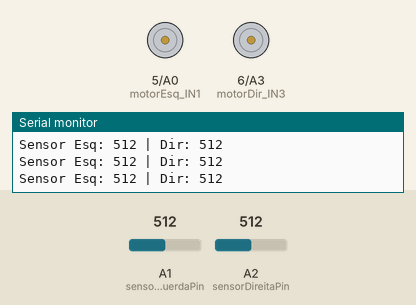
Recording of a sketch running on a simulated Arduino Uno, built with avr-gcc and run on an emulated ATmega328P. Shown: motor-driver pin pairs drawn as motors (green arrow = first pin HIGH = forward, orange = second pin HIGH = backward, longer = more drive), the last lines printed to the serial monitor. The test bench sets the inputs (shaded band); at power-on: A1 (sensorEsquerdaPin) = 512, A2 (sensorDireitaPin) = 512.

Above: at 1.2 s.
1.3 s: A1 (sensorEsquerdaPin) set to 487
At 2.0 s:
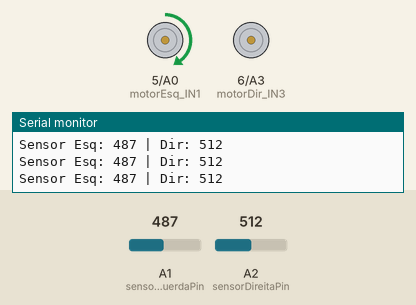
2.8 s: A2 (sensorDireitaPin) set to 487
At 3.5 s:
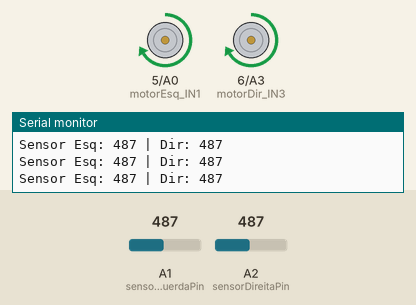
4.3 s: A1 (sensorEsquerdaPin) set to 510
At 5.1 s:
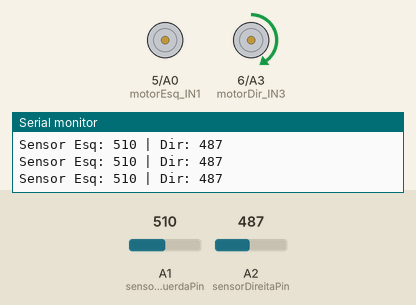
5.8 s: A1 (sensorEsquerdaPin) set to 490
At 6.6 s:
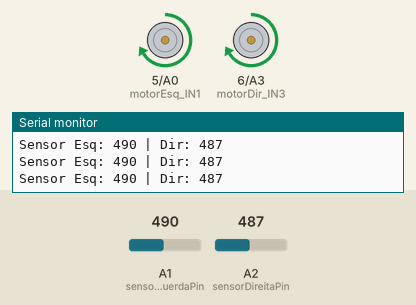
7.3 s: A1 (sensorEsquerdaPin) set to 511
At 8.2 s:
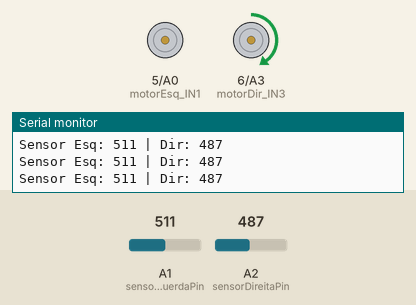
8.8 s: A2 (sensorDireitaPin) set to 110
11.8 s: A2 (sensorDireitaPin) set to 94
Timing chart, 0 to 14.3 s (numbered marks = the images above; inputs shaded):
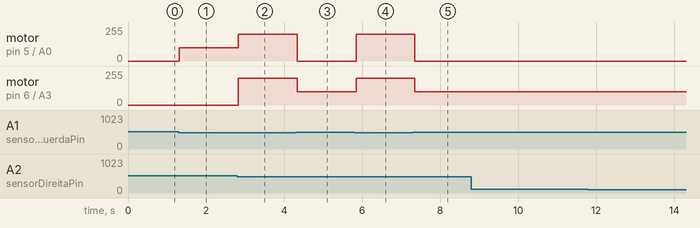

The sketch:

test_motores_linha.ino
```cpp
const int motorEsq_IN1 = 5;
const int motorEsq_IN2 = A0;
const int motorDir_IN3 = 6;
const int motorDir_IN4 = A3;

const int sensorEsquerdaPin = A1;
const int sensorDireitaPin = A2;

void setup() {
  Serial.begin(9600);
  pinMode(motorEsq_IN1, OUTPUT);
  pinMode(motorEsq_IN2, OUTPUT);
  pinMode(motorDir_IN3, OUTPUT);
  pinMode(motorDir_IN4, OUTPUT);
}

void controlarMotor(int pin1, int pin2, int velocidade) {
  analogWrite(pin1, velocidade);
  digitalWrite(pin2, LOW);
}

void loop() {
  // Leitura dos sensores
  int esq = analogRead(sensorEsquerdaPin);
  int dir = analogRead(sensorDireitaPin);

  Serial.print("Sensor Esq: ");
  Serial.print(esq);
  Serial.print(" | Dir: ");
  Serial.println(dir);

  // Controle dos motores baseado nos sensores
  if(esq < 500 && dir < 500) {       // Ambos na linha
    controlarMotor(motorEsq_IN1, motorEsq_IN2, 200);
    controlarMotor(motorDir_IN3, motorDir_IN4, 200);
  }
  else if(esq < 500 && dir >= 500) { // Só esquerda na linha
    controlarMotor(motorEsq_IN1, motorEsq_IN2, 100);
    controlarMotor(motorDir_IN3, motorDir_IN4, 0);
  }
  else if(esq >= 500 && dir < 500) { // Só direita na linha
    controlarMotor(motorEsq_IN1, motorEsq_IN2, 0);
    controlarMotor(motorDir_IN3, motorDir_IN4, 100);
  }
  else {                             // Fora da linha
    analogWrite(motorEsq_IN1, 0);
    analogWrite(motorDir_IN3, 0);
  }

  delay(100);
}
```

Measured:
- the behaviour switches between 500 and 499 on A1 (sensorEsquerdaPin) (found by bisection; images 0 and 1)
- the behaviour switches between 500 and 499 on A2 (sensorDireitaPin) (found by bisection; images 1 and 2)
- after the input at 1.3 s, motor on pin 5 (motorEsq_IN1) / A0 (motorEsq_IN2): stopped → forward 100/255 at once
- after the input at 2.8 s, motor on pin 5 (motorEsq_IN1) / A0 (motorEsq_IN2): forward 100/255 → forward 200/255 at once; motor on pin 6 (motorDir_IN3) / A3 (motorDir_IN4): stopped → forward 200/255 at once
- after the input at 4.3 s, motor on pin 5 (motorEsq_IN1) / A0 (motorEsq_IN2): forward 200/255 → stopped at once; motor on pin 6 (motorDir_IN3) / A3 (motorDir_IN4): forward 200/255 → forward 100/255 at once
- after the input at 5.8 s, motor on pin 5 (motorEsq_IN1) / A0 (motorEsq_IN2): stopped → forward 200/255 at once; motor on pin 6 (motorDir_IN3) / A3 (motorDir_IN4): forward 100/255 → forward 200/255 at once
- after the input at 7.3 s, motor on pin 5 (motorEsq_IN1) / A0 (motorEsq_IN2): forward 200/255 → stopped after 0.05 s; motor on pin 6 (motorDir_IN3) / A3 (motorDir_IN4): forward 200/255 → forward 100/255 after 0.05 s
